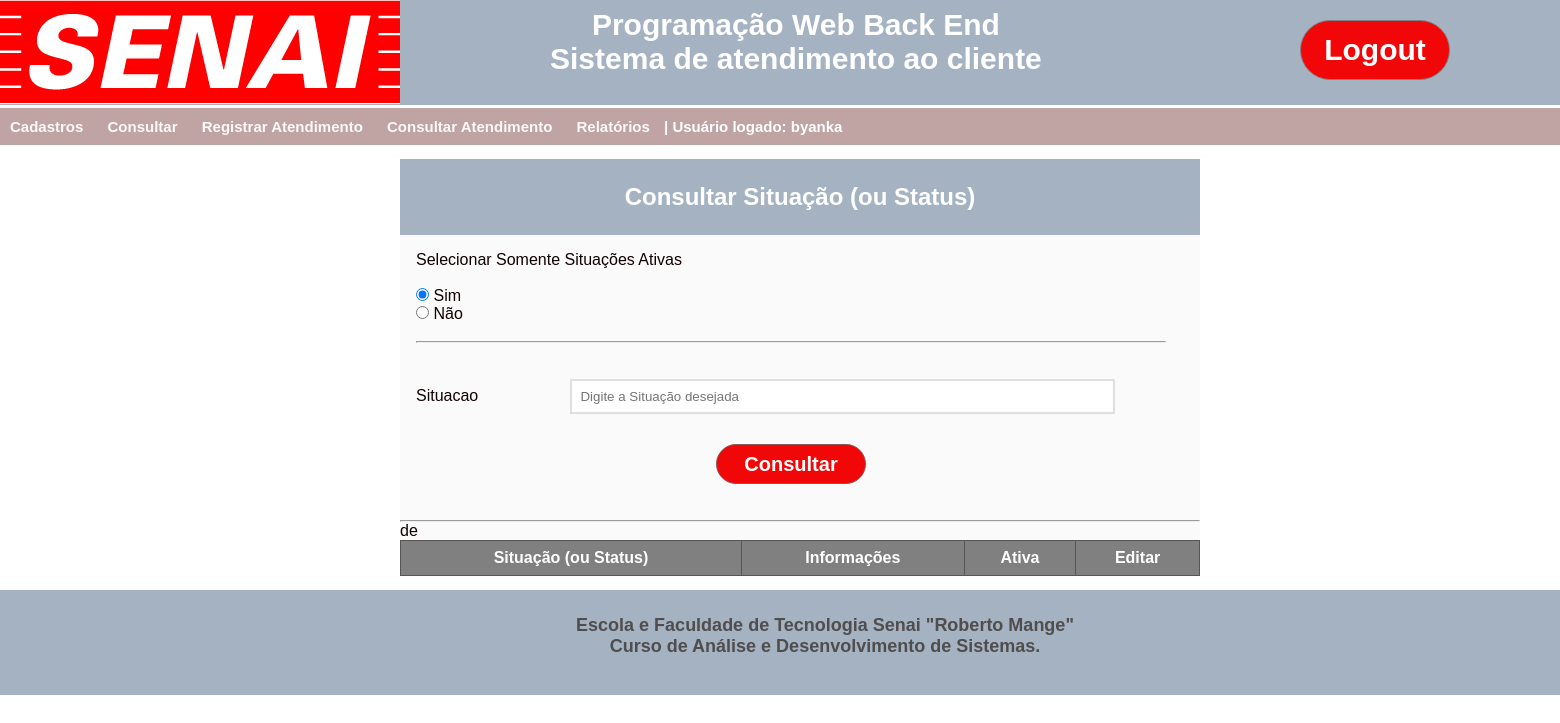
The app's page /cons_situacao (signed in), older data.
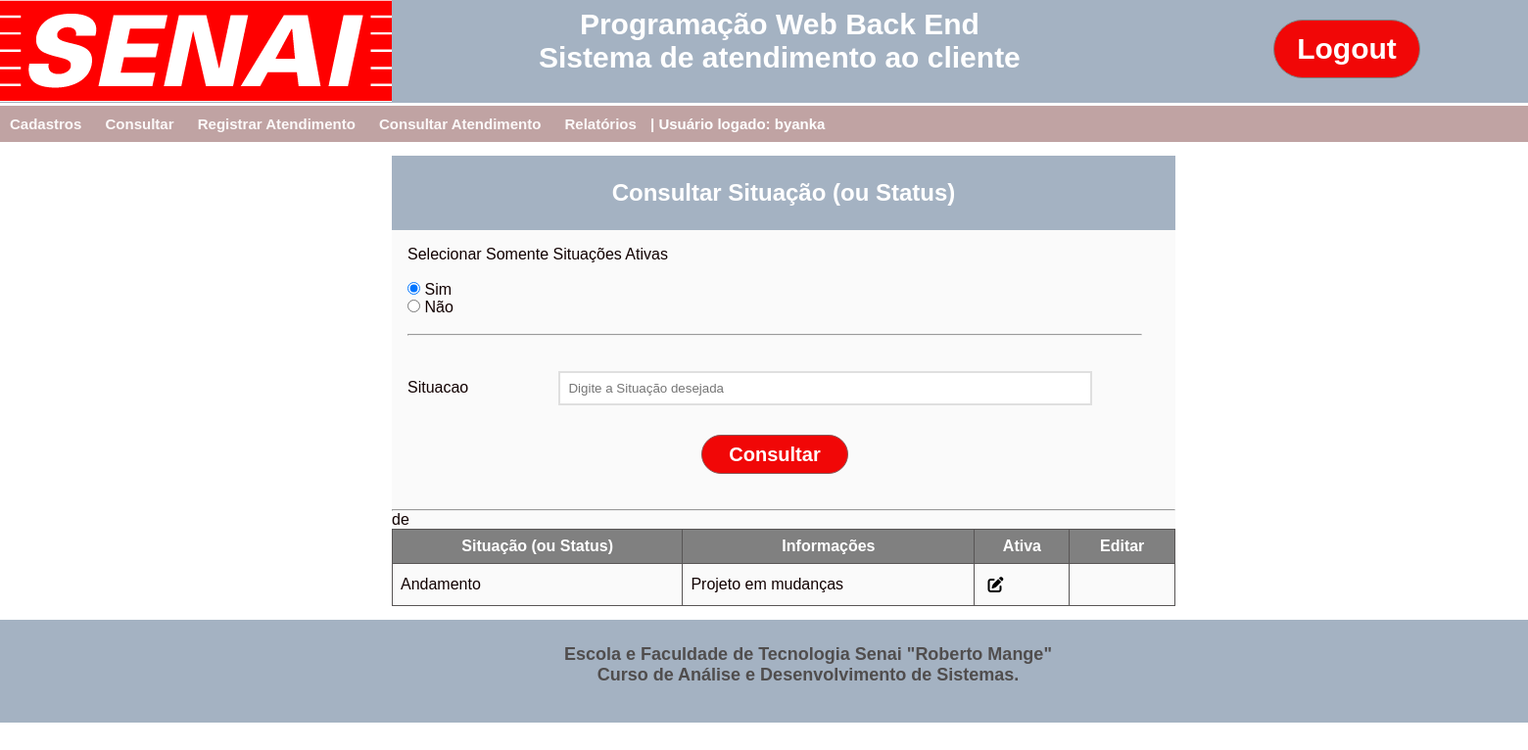
The same page, newer data.
### App_SAC/models.py (models this page shows)
class Situacao(models.Model):
    descricao_situacao = models.CharField(max_length=30, null=False)
    info_situacao = models.TextField(null=True)
    ativo_situacao = models.BooleanField()
    def __str__(self):
        return self.descricao_situacao

### App_SAC/views.py (the view, shortened to what this page needs)
# urls.py: path('cons_situacao', views.cons_situacao, name='cons_situacao'),
@login_required
def cons_situacao(request):
    dado_pesquisa_situacao = request.POST.get('situacao')
    usuario_logado = request.user.username
    todas_situacao = Situacao.objects.all()
    page = request.GET.get('page')
    print(todas_situacao)
    if dado_pesquisa_situacao != None and dado_pesquisa_situacao != '':
        situacao_lista = Situacao.objects.filter(descricao_situacao__icontains=dado_pesquisa_situacao)
        paginas = Paginator(situacao_lista, 5)
        page = request.GET.get(page)
        situacao = paginas.get_page(page)
        return render(request, 'Cons_Situacao.html', {'todas_situacao': situacao, 'dado_pesquisa': dado_pesquisa_situacao, 'usuario_logado': usuario_logado})
    else:
        return render(request, 'Cons_Situacao.html', {'todas_situacao': todas_situacao, 'usuario_logado': usuario_logado})

### App_SAC/templates/Cons_Situacao.html (shortened to what this page needs)
{% load static %}
<!DOCTYPE html>
<html lang="en">
<head>
    <link rel="stylesheet" type="text/css" href="{% static 'css/Cons_Cliente_Lista.css' %}">
</head>
<header class="login">
    <div class="fundo_menu">
        <div class="logo_senai">
            <a href="/"><img src="{% static 'imagens/logo_senai.png' %}" /></a>
        </div>
        <div class="nome_sistema">
             Programação Web Back End<br>
             Sistema de atendimento ao cliente
        </div>
        {% if user.is_authenticated %}
        <div class="botao_login">
            <a href="accounts/logout"><button class="btn btn_login">Logout</button></a>
        </div>
        {% else %}
        <div class="botao_login">
            <a href="accounts/login"><button class="btn btn_login">Login</button></a>
        </div>
        {% endif %}
    </div>
</header>
<nav class="menu">
    <ul>
        {% if user.is_authenticated %}
        <li><a href="">Cadastros</a>
        </li>
        <li><a href="">Consultar</a>
        </li>
        <li><a href="Registrar.html">Registrar Atendimento</a></li>
        <li><a href="cons_atend">Consultar Atendimento</a></li>
        <li><a href="Relatorios.html">Relatórios</a></li>
        <li> | Usuário logado: {{usuario_logado}}</a></li>
        {% endif %}
    </ul>
</nav>
<body>
    <div class="principal">
    <div class="container">
        <section class="enquadramento">
            <h1> Consultar Situação (ou Status)</h1>
        </section>
        <form id="form" class="form" method="POST" action="{% url 'cons_situacao' %}">{% csrf_token %}
            <div class="seleciona_todos">
                <label for="seleciona_todos">Selecionar Somente Situações Ativas </label><br><br>
                <input type="radio" name="seleciona_todos" checked value="S"/> Sim<br />
                <input type="radio" name="seleciona_todos" value="N"/> Não<br />
            </div>
            <br><hr><br>
            <div class="form-content">
                <br>
                <label for="situacao">Situacao</label>
                <input type="text" id="situacao" name="situacao" placeholder="Digite a Situação desejada" value=""/>
            </div>
                <div class="botoes">
                    <div class="botao_consultar">
                        <button id="btnConsultar" type=submit class="btn_cons_cancel btn_consultar">Consultar</button>
                    </div>
                </div>
        </form>
        <hr>
        <span>
            {{todas_situacao.number}} de {{todas_situacao.paginator.num_pages}}
        </span>
        <table>
            <tr>
                <th>Situação (ou Status)</th>
                <th>Informações</th>
                <th>Ativa</th>
                <th>Editar</th>
            </tr>
            <tr>
                {% for igs in todas_situacao %}
            <tr>
                <td>{{igs.descricao_situacao}}</td>
                <td>{{igs.info_situacao}}</td>
                <td><a href="/edit_situacao/{{igs.id}}"><i class="fa-solid fa-pen-to-square"></i></a></td>
            </tr>
            {% endfor %}
        </table>
    </div>
    </div>
</body>
<footer class="rodape">
    <div class="fundo_menu">
        <div class="rodape1">
            Escola e Faculdade de Tecnologia Senai "Roberto Mange"<br>
            Curso de Análise e Desenvolvimento de Sistemas.<br>
        </div>
    </div>
</footer>
</html>

Row changes from the older to the newer data that the page shows:
added Situacao: descricao_situacao "Andamento", info_situacao "Projeto em mudanças"
